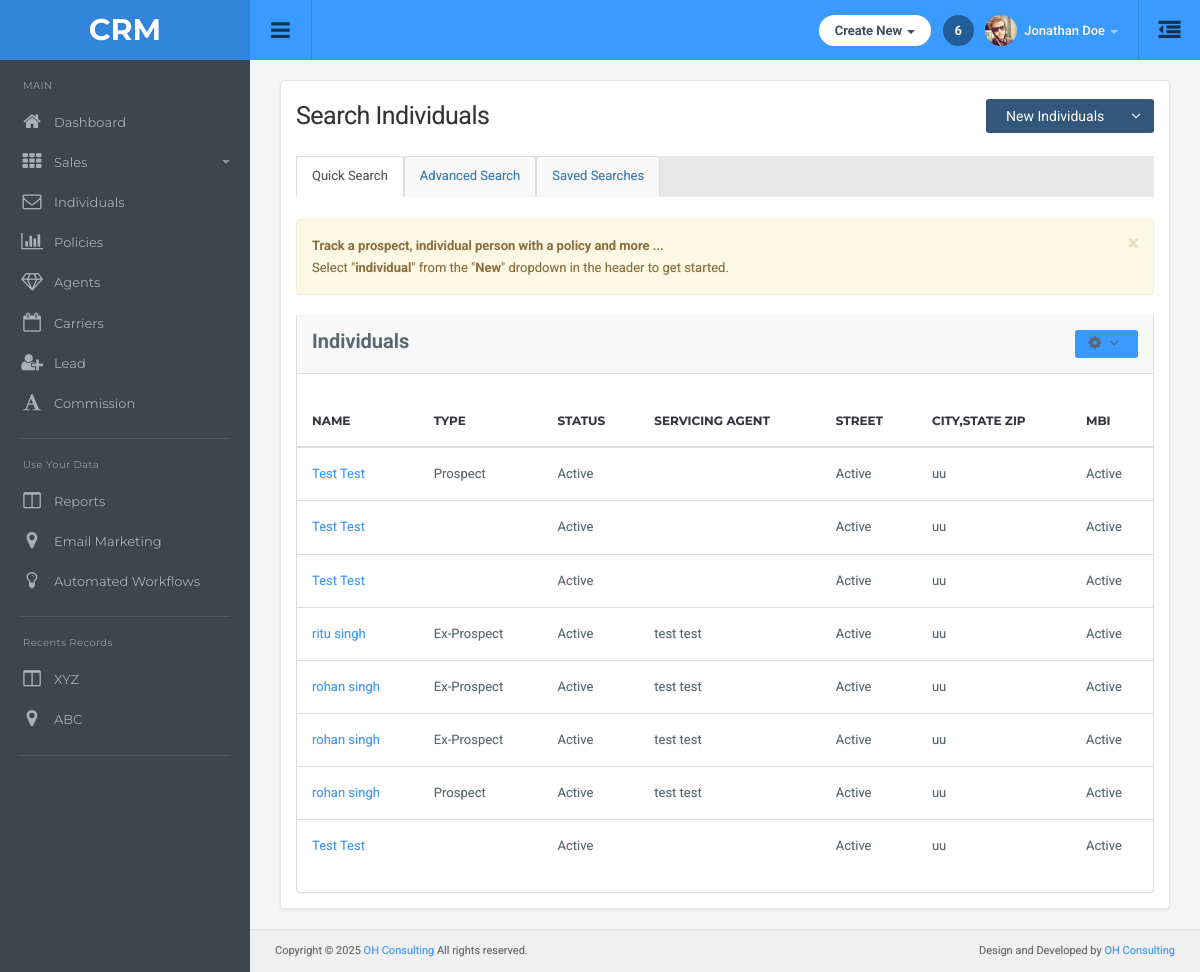
Page /Individuals/search-individuals/ on the earlier database version.
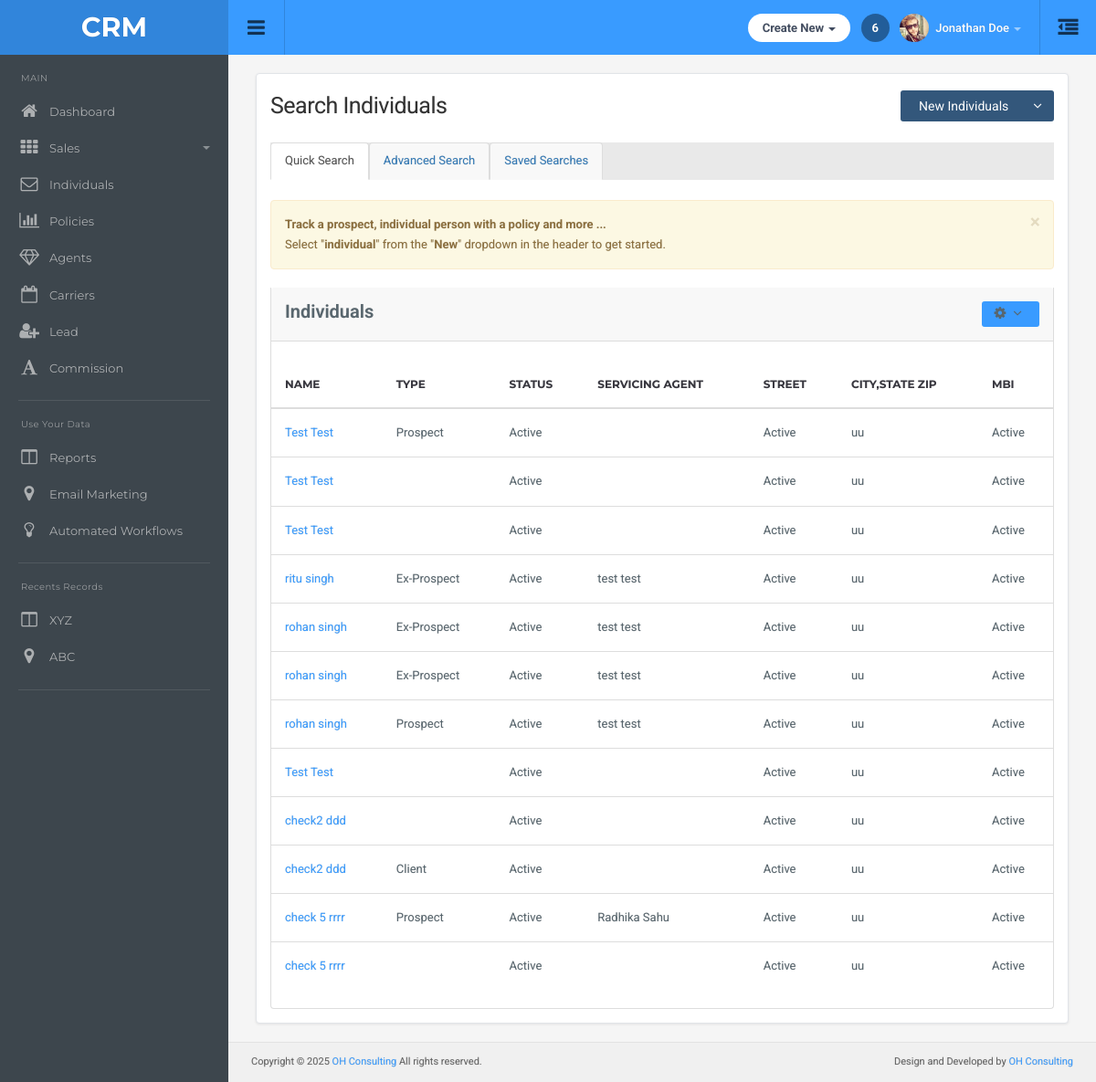
Same page on the later database version.
### main/models.py (models this page shows)
class Individuals(models.Model):
    first_name = models.CharField(max_length=100)
    middle_name = models.CharField(max_length=100,null=True,blank=True)
    last_name = models.CharField(max_length=100)
    individual_type = models.CharField(max_length=100,null=True,blank=True)
    servicing_agent = models.ForeignKey(Agent,on_delete=models.CASCADE,null=True,blank=True)
    email = models.EmailField(null=True,blank=True)
    business_phone = models.CharField(max_length=10, blank=True, null=True)
    business_ext = models.CharField(max_length=10, blank=True, null=True)
    home_phone = models.CharField(max_length=10, blank=True, null=True)
    home_ext = models.CharField(max_length=10, blank=True, null=True)
    cell_phone = models.CharField(max_length=10, blank=True, null=True)
    cell_ext = models.CharField(max_length=10, blank=True, null=True)
    carrier = models.ForeignKey(Carrier,on_delete=models.SET_NULL,null=True,blank=True)

class Agent(models.Model):
    first_name = models.CharField(max_length=100)
    last_name = models.CharField(max_length=100,null=True,blank=True)
    business_phone = models.CharField(max_length=12,null=True,blank=True)
    ext = models.CharField(max_length=10,null=True,blank=True)
    email = models.EmailField(null=True,blank=True)
    agent_type = models.CharField(max_length=50,null=True,blank=True)
    status = models.CharField(max_length=50,null=True,blank=True)
    npn = models.CharField(max_length=100,null=True,blank=True)
    agency = models.ForeignKey(Agency,on_delete=models.CASCADE,related_name="agent_agency")
    agent_number = models.CharField(max_length=100,null=True,blank=True)

### main/views.py (the view)
# urls.py: path('Individuals/search-individuals/', views.search_individuals, name='search_individuals'),
def search_individuals(request):
    individual = Individuals.objects.all()
    carriers = Carrier.objects.all()
    context = {
        'individual':individual,
        'carriers':carriers
    }
    return render(request, 'Individuals/searchindividuals.html',context)

### templates/Individuals/searchindividuals.html (shortened to what this page needs)
{% extends "dashboard/base.html" %}
{% load static %}
{% block main-content %}
<div class="container-default">
  <div class="search-agents-container">
    <div class="page-header-row">
      <h1 class="page-title">Search Individuals</h1>
      <div class="btn-group">
        <button type="button" class="btn btn-primary" data-toggle="modal" data-target="#newIndividualModal">
          New Individuals
        </button>
        <button type="button" class="btn btn-primary dropdown-toggle" data-toggle="dropdown" aria-haspopup="true"
          aria-expanded="false">
          <i class="fa fa-angle-down"></i>
        </button>
      </div>
    </div>
    <ul class="nav nav-tabs">
      <li class="active"><a href="{% url 'search_individuals' %}">Quick Search</a></li>
      <li><a href="{% url 'advanced_individuals' %}">Advanced Search</a></li>
      <li><a href="{% url 'saved_individuals' %}">Saved Searches</a></li>
    </ul>
    <br>
    <div class="alert alert-warning alert-dismissible" role="alert">
      <button type="button" class="close" data-dismiss="alert" aria-label="Close">
        <span aria-hidden="true">&times;</span>
      </button>
      <strong>Track a prospect, individual person with a policy and more ...</strong><br>
      Select "<strong>individual</strong>" from the "<strong>New</strong>" dropdown in the header to get started.
    </div>
    <div class="agents-panel">
      <div class="panel-heading clearfix">
        <strong class="pull-left">Individuals</strong>
        <div class="dropdown pull-right">
          <button class="btn btn-sm btn-default dropdown-toggle" type="button" id="agentsDropdown"
            data-toggle="dropdown" aria-haspopup="true" aria-expanded="false">
            <i class="fa fa-cog"></i> <i class="fa fa-angle-down"></i>
          </button>
        </div>
      </div>
      <br>
      <div class="panel-body table-responsive">
        <table id="example8" class="table display">
          <thead>
            <tr>
              <th>Name</th>
              <th>Type</th>
              <th>Status</th>
              <th>Servicing Agent</th>
              <th>Street</th>
              <th>City,State Zip</th>
              <th>MBI</th>
            </tr>
          </thead>
          <tbody>
            {% for i in individual %}
            <tr>
              <td><a href="{% url 'individual_tab' i.id %}">{{i.first_name}} {{i.last_name}}</a></td>
              <td>{{i.individual_type}}</td>
              <td>Active</td>
              <td>{{i.servicing_agent.first_name}} {{i.servicing_agent.last_name}}</td>
              <td>Active</td>
              <td>uu</a></td>
              <td>Active</td>
            </tr>
           {% endfor %}
          </tbody>
        </table>
      </div>
    </div>
  </div>
 {% include "Individuals/addindividualmodal.html" %}
  {% endblock %}

Differences in the rows shown:
added Individuals: first_name "check2", last_name "ddd"
added Individuals: first_name "check2", last_name "ddd", individual_type "Client"
added Individuals: first_name "check 5", last_name "rrrr", individual_type "Prospect", servicing_agent.first_name "Radhika", servicing_agent.last_name "Sahu"
added Individuals: first_name "check 5", last_name "rrrr"
